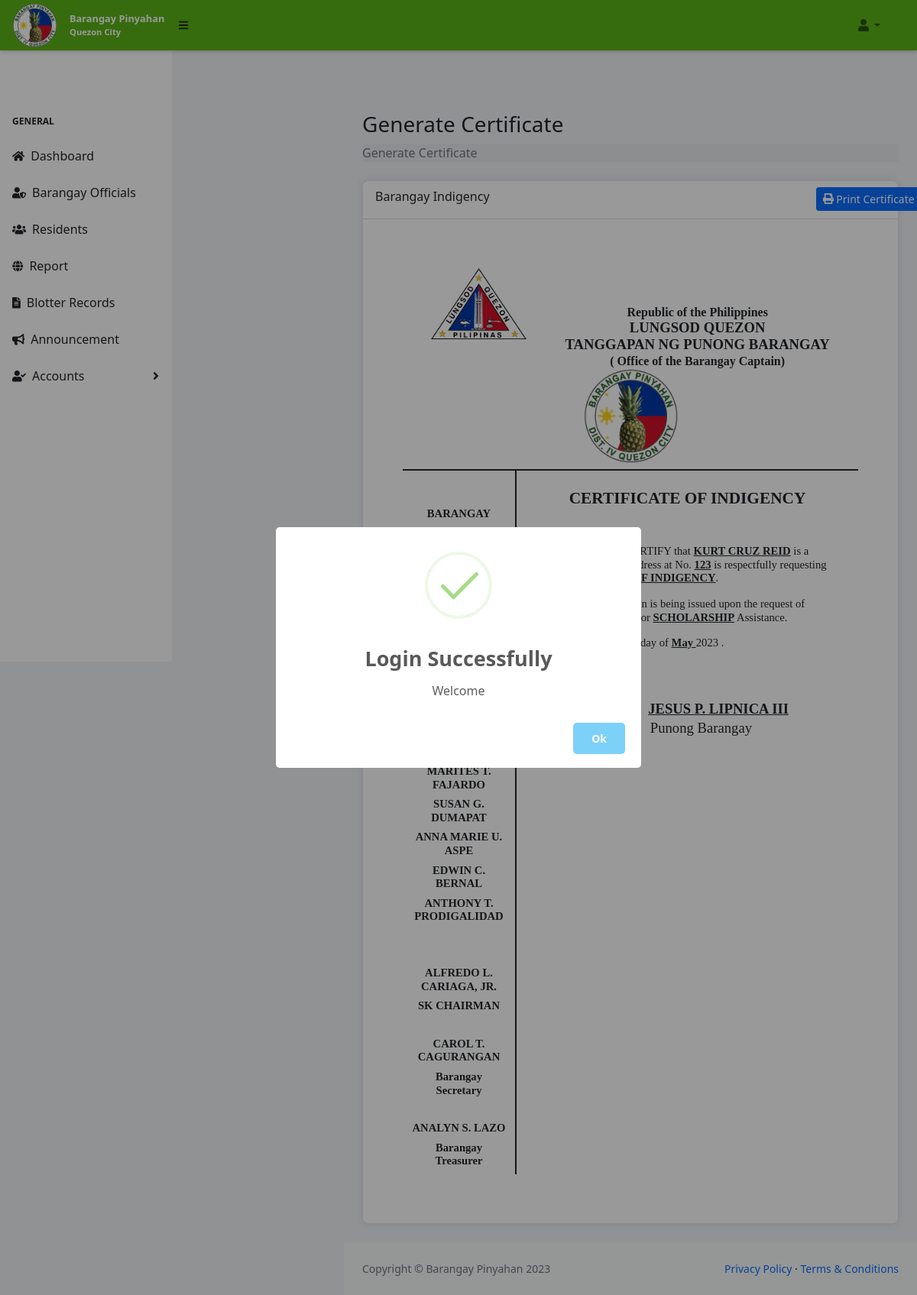
Screenshot of /certificates/generate_indigency/1/req (signed in) with the database file from the repository.
### tables this page shows
CREATE TABLE `brgy_official` (
  `id` int(11) NOT NULL,
  `fullname` varchar(255) NOT NULL,
  `committee` varchar(255) NOT NULL,
  `position` varchar(255) NOT NULL,
  `contact_number` varchar(255) NOT NULL
);

CREATE TABLE `indigency` (
  `id` int(11) NOT NULL,
  `user_id` int(11) NOT NULL,
  `last_name` varchar(255) NOT NULL,
  `first_name` varchar(255) NOT NULL,
  `middle_name` varchar(255) NOT NULL,
  `suffix` varchar(255) NOT NULL,
  `contact_number` varchar(255) NOT NULL,
  `postal_address_no` varchar(255) NOT NULL,
  `purpose` varchar(255) NOT NULL,
  `control` varchar(255) NOT NULL
);

### app/controllers/Certificates.php (called while the page is built, shortened)
<?php
class Certificates extends Controller {
    public function __construct() {
        $this->certificateModel = $this->model('Certificate');
        $this->adminModel = $this->model('Admin');
    }
    public function generate_indigency($id = '', $req = ''){
        $data = [
            'id' => $id,
            'req' => $req,
            'form_type' => 'indigency'
        ];
        $certificate = $this->certificateModel->findCertificateById($data);
        $officials = $this->adminModel->getBrgyOfficial();
        $detail = $this->adminModel->getBrgyDetail();
        $data = [
            'certificate' => $certificate,
            'detail' => $detail,
            'officials' => $officials,
            'title' => 'Generate',
        ];
        $this->view('certificates/generate_indigency', $data);
    }
}

### app/libraries/Core.php (called while the page is built, shortened)
<?php
 class Core {
     protected $currentMethod = 'index';
    public function __construct(){
        $url = $this->getUrl();
        if (isset($url[0])) {
            if(file_exists('../app/controllers/' . ucwords($url[0]) . '.php')){
                unset($url[0]);
            }
        }
        $this->currentController = new $this->currentController;
        if(isset($url[1])){
            if(method_exists($this->currentController, $url[1])){
                $this->currentMethod = $url[1];
                unset($url[1]);
            }
        }
        $this->params = $url ? array_values($url) : [];
        call_user_func_array([$this->currentController, $this->currentMethod], $this->params);
    }
     public function getUrl(){
         if(isset($_GET['url'])){
             $url = rtrim($_GET['url'], '/');
             $url = filter_var($url, FILTER_SANITIZE_URL);
             $url = explode('/', $url);
             return $url;
         }
     }
}

### app/require.php (called while the page is built, shortened)
<?php
    require_once 'libraries/Core.php';
    require_once 'libraries/Controller.php';
    require_once 'libraries/Database.php';
    $init = new Core();

### public/index.php (called while the page is built)
<?php
    require_once '../app/require.php';

### app/libraries/Database.php (called while the page is built, shortened)
<?php
class Database {
     private $dbHost = DB_HOST;
     private $dbUser = DB_USER;
     private $dbPass = DB_PASS;
     private $dbName = DB_NAME;
     private $statement;
     private $dbHandler;
     public function __construct() {
        $conn = 'mysql:host=' . $this->dbHost . ';port=330;dbname=' . $this->dbName;
        $options = array(
            PDO::ATTR_PERSISTENT => true,
            PDO::ATTR_ERRMODE => PDO::ERRMODE_EXCEPTION
        );
        try {
            $this->dbHandler = new PDO($conn, $this->dbUser, $this->dbPass, $options);
        } catch(PDOException $e){
            $this->error = $e->getMessage();
            echo $this->error;
        }
     }
     public function query($sql) {
         $this->statement = $this->dbHandler->prepare($sql);
     }
     public function bind($parameter, $value, $type = null) {
        switch (is_null($type)) {
            default:
                $type = PDO::PARAM_STR;
        }
        $this->statement->bindValue($parameter, $value, $type);
     }
     public function execute() {
        return $this->statement->execute();
     }
     public function resultSet() {
        $this->execute();
        return $this->statement->fetchAll(PDO::FETCH_OBJ);
     }
     public function single() {
         $this->execute();
         return $this->statement->fetch(PDO::FETCH_OBJ);
     }
}

### app/models/Admin.php (called while the page is built, shortened)
<?php
class Admin {
    private $db;
    public function __construct(){
        $this->db = new Database;
    }
    public function getBrgyDetail() {
        $this->db->query('SELECT * FROM brgy_detail');
        $row = $this->db->single();
        return $row;
    }
    public function getBrgyOfficial(){
        $this->db->query('SELECT * FROM brgy_official');
        $results = $this->db->resultSet();
        return $results;
    }
}

### app/models/Certificate.php (called while the page is built, shortened)
<?php
class Certificate {
    private $db;
    public function __construct(){
        $this->db = new Database;
    }
    public function findCertificateById($data) {
        switch($data['form_type'])
        {
            case 'indigency':
                if($data['req']){
                    $this->db->query('SELECT * FROM indigency
                    INNER JOIN request ON request.form_id = indigency.id
                    WHERE request.form_type = :formIndigency AND control = :id');
                    $this->db->bind(':formIndigency', 'Barangay Indigency');
                    $this->db->bind(':id', $data['id']);
                }else{
                    $this->db->query('SELECT * FROM indigency WHERE control = :id AND user_id = :user_id');
                    $this->db->bind(':id', $data['id']);
                    $this->db->bind(':user_id', 0);
                }
                $row = $this->db->single();
                return $row;
                break;
        }
    }
}

### app/views/certificates/generate_indigency.php (the view, shortened to what this page needs)
<?php
    require APPROOT . '/views/includes/head.php';
?>
<?php
    require APPROOT . '/views/includes/admin/navigation.php';
?>
<div id="layoutSidenav_content">
                <main>
                    <div class="container-fluid px-4">
                            <h3 class="mt-4">Generate Certificate</h3>
                                <ol class="breadcrumb mb-4">
                                    <li class="breadcrumb-item active">Generate Certificate</li>
                                </ol>
                                <div class="page-inner">
                                    <div class="row mt--2">
                                        <div class="col-md-12">
                                            <div class="card mb-4">
                                                <div class="card-header">
                                                    <div class="row">
                                                        <div class="col-6 col-md-10">
                                                            Barangay Indigency
                                                        </div>
                                                        <div class="col-6 col-md-2  d-grid gap-2">
                                                            <button class="btn btn-primary btn-sm" onclick="printDiv('printThis')">
                                                            <i class="fa fa-print"></i>
                                                            Print Certificate
                                                            </button>
                                                        </div>
                                                    </div>
                                                </div>
                                                <div class="card-body m-5" id="printThis">
                                                    <div class="d-flex flex-wrap justify-content-around">
                                                        <div class="text-center">
                                                            <img src="<?php echo URLROOT .'/img/municipal-logo.png'?>?>" class="img-fluid" width="125">
                                                        </div>
                                                        <div id="cert-head" class="text-center mt-5">
                                                            <h3 class="mb-0">Republic of the Philippines</h3>
                                                            <h1 class="mb-0">LUNGSOD QUEZON</h1>
                                                            <h1 class="mb-0">TANGGAPAN NG PUNONG BARANGAY</h1>
                                                            <h3 class="mb-0">( Office of the Barangay Captain)</i></h2>
                                                        </div>
                                                        <div class="text-center">
                                                            <img src="<?php echo URLROOT .'/img/brgy-logo.png'?>?>" class="img-fluid" width="125">
                                                        </div>
                                                    </div>
                                                    <div class="row mt-2 border-top border-dark border-2">
                                                        <div class="col-3 border-end border-dark border-2 text-center officials-cert">
                                                            <h3 class="mt-5">BARANGAY</h3>
                                                            <h1 class="text-success">PINYAHAN</h1>
                                                            <br>
                                                            <h4><?= $data['officials'][0]->fullname ?></h4>
                                                            <h3>Punong Barangay</h3>
                                                            <br>
                                                            <h2>KAGAWADS:</h2>
                                                            <h3><?= $data['officials'][1]->fullname ?></h3>
                                                            <h3><?= $data['officials'][2]->fullname ?></h3>
                                                            <h3><?= $data['officials'][3]->fullname ?></h3>
                                                            <h3><?= $data['officials'][4]->fullname ?></h3>
                                                            <h3><?= $data['officials'][5]->fullname ?></h3>
                                                            <h3><?= $data['officials'][6]->fullname ?></h3>
                                                            <h3><?= $data['officials'][7]->fullname ?></h3>
                                                            <br>
                                                            <br>
                                                            <h3><?= $data['officials'][8]->fullname ?></h3>
                                                            <h3>SK CHAIRMAN</h3>
                                                            <br>
                                                            <h3><?= $data['officials'][9]->fullname ?></h3>
                                                            <h3>Barangay Secretary</h3>
                                                            <br>
                                                            <h3><?= $data['officials'][10]->fullname ?></h3>
                                                            <h3>Barangay Treasurer</h3>
                                                        </div>
                                                        <div class="col-9">
                                                            <div id="cert-body" class="col-md-12">
                                                                <div class="text-center mt-4">
                                                                    <h1 id="brgy-cert-h1" class="mb-5">CERTIFICATE OF INDIGENCY</h1>
                                                                </div>
                                                                <h2 class="mt-3">THIS IS TO CERTIFY that <span><?= strtoupper( $data['certificate']->first_name.' '.$data['certificate']->middle_name.' '.$data['certificate']->last_name) ?></span>
                                                                is a resident with postal address at No. <span><?php echo $data['certificate']->postal_address_no ?></span> is respectfully requesting for <span>CERTIFICATE OF INDIGENCY</span>. </h2>
                                                                <h2>This Certification is being issued upon the request of <span></span> for <span><?= $data['certificate']->purpose ?></span> Assistance.</h2>
                                                                <h2 class="mt-3">Issued this <span><?= date('jS') ?></span> day of <span><?= date('F') ?> </span> <?= date('Y') ?> .</h2>
                                                            </div>
                                                            <div id="cert-foot" class="col-md-12">
                                                                <div class="p-3 text-end me-5">
                                                                    <h1 class="mb-0 text-uppercase"><?php echo strtoupper($data['officials'][0]->fullname)?></h1>
                                                                    <p class="me-5">Punong Barangay</p>
                                                                </div>
                                                            </div>
                                                        </div>
                                                    </div>
                                                </div>
                                            </div>
                                        </div>
                                    </div>
                                </div>
                    </div>
                </main>
<?php
    require APPROOT . '/views/includes/footer.php';
?>

### rows the page displays
brgy_official: fullname "MARITES T. FAJARDO"
brgy_official: fullname "SUSAN G. DUMAPAT"
brgy_official: fullname "ANNA MARIE U. ASPE"
brgy_official: fullname "EDWIN C. BERNAL"
brgy_official: fullname "ANTHONY T. PRODIGALIDAD"
brgy_official: fullname "ALFREDO L. CARIAGA, JR."
brgy_official: fullname "CAROL T. CAGURANGAN"
brgy_official: fullname "ANALYN S. LAZO"
indigency: first_name+middle_name+last_name "KURT CRUZ REID", postal_address_no "123", purpose "SCHOLARSHIP"
brgy_official: fullname "JESUS P. LIPNICA III"
